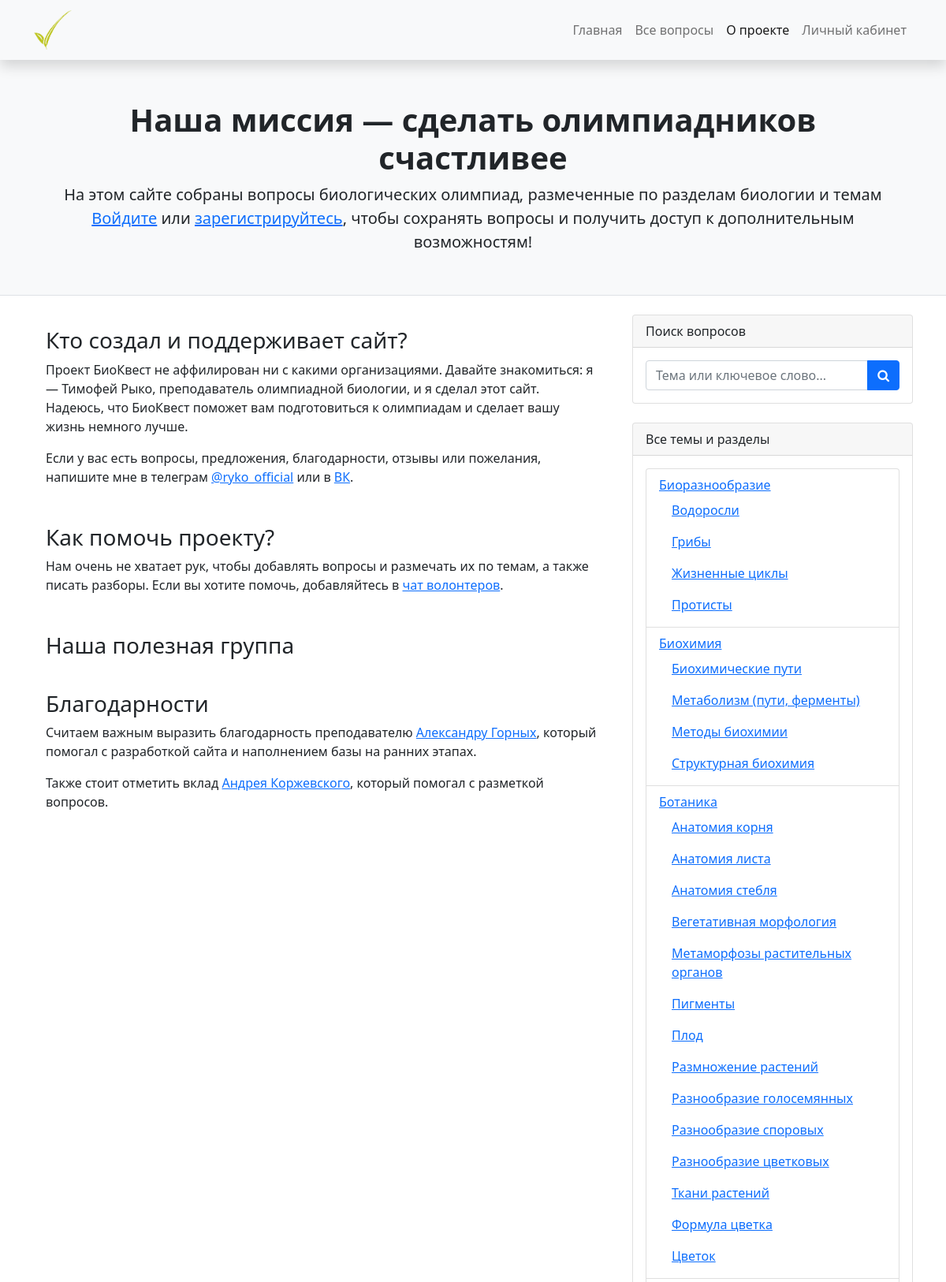
The page /about/ (upper part) on the database its author committed.
### main/models.py (models this page shows, shortened)
class BaseModel(models.Model):
    created_at = models.DateTimeField('Created', auto_now_add=True, db_index=True)
    updated_at = models.DateTimeField('Modified', auto_now=True)
    class Meta:
        abstract = True

class Section(BaseModel):
    name = models.CharField('Название раздела', max_length=100)
    slug = models.SlugField(max_length=100, validators=[validate_slug])
    class Meta:
        ordering = ['name']
        verbose_name = 'Раздел'
        verbose_name_plural = 'Разделы'
    def get_absolute_url(self):
        return reverse('main:section_url', kwargs={'slug': self.slug})

class Topic(BaseModel):
    parent_section = models.ForeignKey(Section, on_delete=models.CASCADE, null=True, related_name='topics', verbose_name='Раздел')
    name = models.CharField('Тема', max_length=100)
    class Meta:
        ordering = ['parent_section', 'name']
        verbose_name = 'Тема'
        verbose_name_plural = 'Темы'

### main/views.py (the view)
# urls.py: path('about/', views.about, name='about'),
def about(request):
    requested_query = request.GET.get('query')
    if requested_query:
        return redirect(reverse('main:problems') + f'?query={requested_query}')
    sections = Section.objects.order_by('name')
    context = {
        'nav': [False, False, True, False],
        'sections': sections
    }
    return render(request, 'about.html', context=context)

### main/templates/about.html (shortened to what this page needs)
{% extends "base.html" %}
{% load custom_filters %}
{% load static %}
{% block header %}
<header class="py-1 bg-light border-bottom mb-4">
    <div class="container">
        <div class="text-center my-5">
            <h1 class="fw-bolder">Наша миссия — сделать олимпиадников счастливее</h1>
            <p class="lead mb-0">На этом сайте собраны вопросы биологических олимпиад, размеченные по разделам биологии и темам</p>
            <p class="lead mb-0">
                {% if not user.is_authenticated %}
                    <b><a href="{% url 'main:login' %}">Войдите</a> или <a href="{% url 'main:django_registration_register' %}">зарегистрируйтесь</a>, чтобы сохранять вопросы и получить доступ к дополнительным возможностям!</b>
                {% endif %}
            </p>
        </div>
    </div>
</header>
{% endblock header %}
{% block content %}
<div class="container">
    <div class="row">
        <div class="col-lg-8">
            <div class="card mb-4 border-0">
                <div class="card-body">
                    <h3 class="card-title">Кто создал и поддерживает сайт?</h3>
                    <p>Проект БиоКвест не аффилирован ни с какими организациями.
                        Давайте знакомиться: я — Тимофей Рыко, преподаватель олимпиадной биологии, и я сделал этот сайт.
                        Надеюсь, что БиоКвест поможет вам подготовиться к олимпиадам и сделает вашу жизнь немного лучше.
                    </p>
                    <p>Если у вас есть вопросы, предложения, благодарности, отзывы или пожелания, напишите мне в телеграм <a href="https://t.me/ryko_official">@ryko_official</a> или в <a href="https://vk.com/timofeiryko">ВК</a>.
                </div>
                <div class="card-body">
                    <h3 class="card-title">Как помочь проекту?</h3>
                    <p>Нам очень не хватает рук, чтобы добавлять вопросы и размечать их по темам, а также писать разборы. Если вы хотите помочь,
                        добавляйтесь  в <a href="https://vk.me/join/p/R7YSQ1Hda3q0dE5Dn6qOmFVvSveP7WRTE=">чат волонтеров</a>.
                    </p>
                </div>
                <div class="card-body">
                    <h3 class="card-title">Наша полезная группа</h3>
                </div>
                <div class="card-body">
                    <h3 class="card-title">Благодарности</h3>
                    <p>Считаем важным выразить благодарность преподавателю <a href="https://vk.com/id387861701">Александру Горных</a>,
                        который помогал с разработкой сайта и наполнением базы на ранних этапах.
                    </p>
                    <p>Также стоит отметить вклад <a href="https://vk.com/cycas15">Андрея Коржевского</a>,
                        который помогал с разметкой вопросов.</p>
                </div>
            </div>
        </div>
        <div class="col-lg-4">
            <div class="card mb-4">
                <div class="card-header">Поиск вопросов</div>
                <div class="card-body">
                    <form>
                        <div class="input-group">
                            <input class="form-control" type="text"
                                placeholder="Тема или ключевое слово..." aria-label="Тема или ключевое слово..."
                                aria-describedby="button-search" name="query"/>
                            <button class="btn btn-primary" id="button-search" type="submit" action="problems.html">
                                <i class="fa fa-search"></i>
                            </button>
                    </form>
                    </div>
                </div>
            </div>
            <div class="card mb-4">
                <div class="card-header">Все темы и разделы</div>
                <div class="card-body">
                    <ul class="list-group">
                        {% for section in sections %}
                        <li class="list-group-item"><a href="{{ section.get_absolute_url }}">{{ section.name }}</a>
                            <ul class="list-group inner">
                                {% for topic in section.topics.all %}
                                <li class="list-group-item border-0"><a href="{% url 'main:problems' %}?topic={{ topic.name }}">{{ topic.name }}</a></li>
                                {% endfor %}
                            </ul>
                        </li>
                        {% endfor %}
                    </ul>
                </div>
            </div>
        </div>
    </div>
{% endblock content %}

### rows shown on the page
Section: name "Биоразнообразие"
Topic: name "Водоросли"
Topic: name "Грибы"
Topic: name "Жизненные циклы"
Topic: name "Протисты"
Section: name "Биохимия"
Topic: name "Биохимические пути"
Topic: name "Метаболизм (пути, ферменты)"
Topic: name "Методы биохимии"
Topic: name "Структурная биохимия"
Section: name "Ботаника"
Topic: name "Анатомия корня"
Topic: name "Анатомия листа"
Topic: name "Анатомия стебля"
Topic: name "Вегетативная морфология"
Topic: name "Метаморфозы растительных органов"
Topic: name "Пигменты"
Topic: name "Плод"
Topic: name "Размножение растений"
Topic: name "Разнообразие голосемянных"
Topic: name "Разнообразие споровых"
Topic: name "Разнообразие цветковых"
Topic: name "Ткани растений"
Topic: name "Формула цветка"
Topic: name "Цветок"
